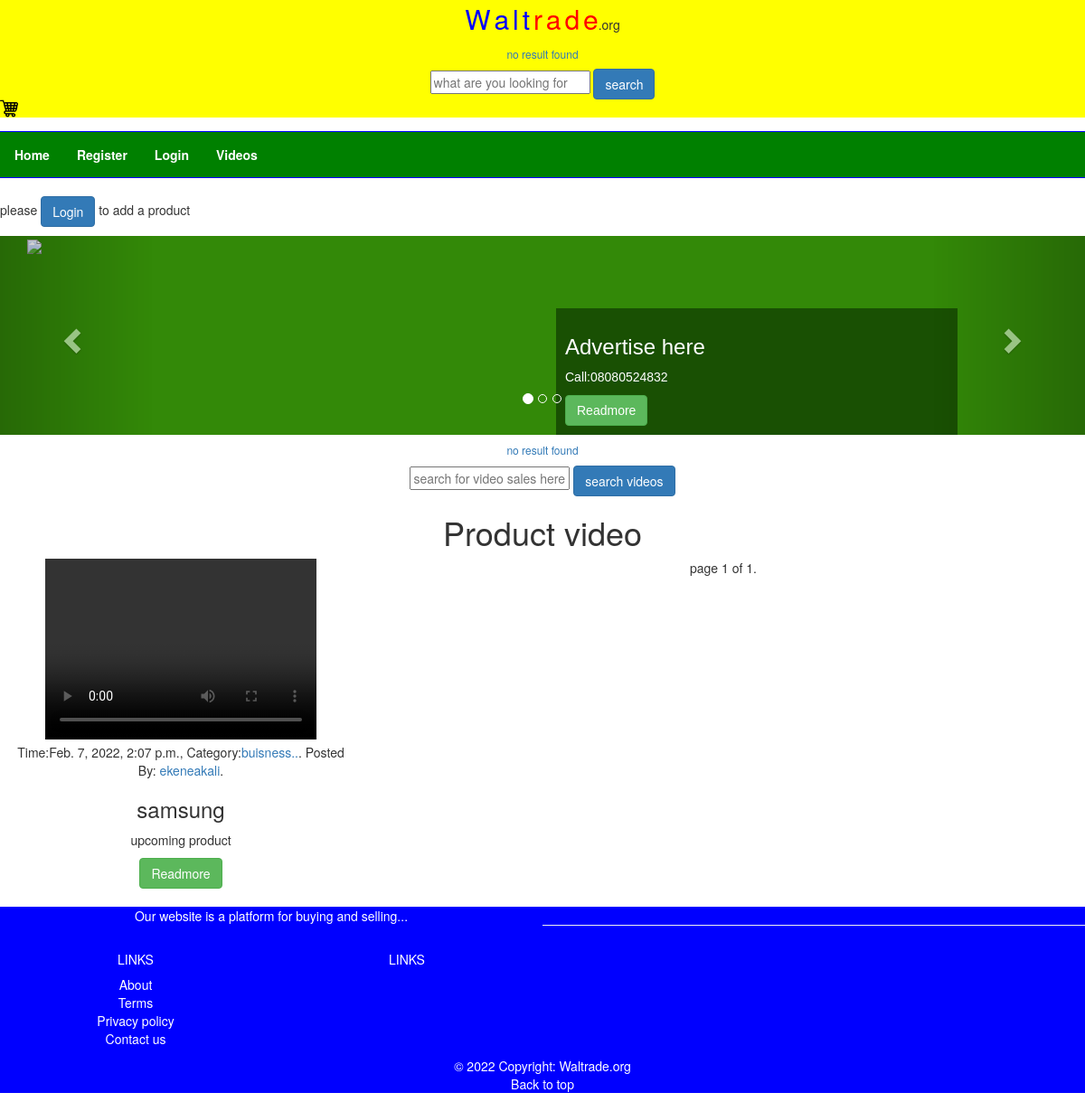
The app's page /web-project/view_video with its own data.
### frontend_app/models.py (models this page shows, shortened)
class Video(models.Model):
    pst_title = models.CharField(max_length=150, verbose_name='name of product')
    created_by = models.ForeignKey(User, on_delete=models.CASCADE, null=True, blank=True)
    video = models.FileField(upload_to='videos/', verbose_name='upload a video')
    category = models.ForeignKey(Category, on_delete=models.CASCADE)
    content = models.TextField(verbose_name='describe your product')
    created_at = models.DateTimeField(auto_now_add=True)
    updated_at = models.DateTimeField(auto_now=True)
    class Meta():
        verbose_name_plural = 'Video'

class Category(models.Model):
    cat_name = models.CharField(max_length=30, verbose_name='Category Name')
    cat_desc = models.TextField(blank=True, null=True, verbose_name='Description')
    created_at = models.DateTimeField(auto_now_add=True)
    updated_at = models.DateTimeField(auto_now=True)
    def __str__(self):
        return self.cat_name
    class Meta():
        verbose_name_plural = 'Category'

### frontend_app/views.py (the view)
# urls.py: path('view_video', views.view_video, name='view_video'),
def view_video(request):
    auto = Video.objects.all()
    page_num = request.GET.get('page', 1)
    paginator = Paginator(auto, 12)
    try:
        page_obj = paginator.page(page_num)
    except PageNotAnInteger:
        page_obj = paginator.page(1)
    except EmptyPage:
        page_obj = paginator.page(paginator.num_pages)
    return render(request, 'frontend/view-video.html', {'page_obj':page_obj})

### frontend_app/context_processors.py (called while the page is built)
def get_current_year_to_context(request):
    current_datetime = datetime.datetime.now()
    return {'current_year':current_datetime.year}

### templates/frontend/view-video.html (shortened to what this page needs)
{% extends 'frontend/base.html' %}
{% load static %}
{% block content %}
          <div class="row">
            <div id="myCarousel" class="carousel slide" data-ride="carousel">
             <ol class="carousel-indicators">
               <li data-target="#myCarousel" data-slide-to="0" class="active"></li>
               <li data-target="#myCarousel" data-slide-to="1"></li>
               <li data-target="#myCarousel" data-slide-to="2"></li>
             </ol>
             <div class="carousel-inner">
               <div class="item active" id="slide1">
                 <div class="container">
                   <div class="row">
                     <div class="col-md-6 col-sm-6">
                       <div class="img-slide">
                         <img src="{% static 'frontend/images/phone4.jpg' %}">
                       </div>
                     </div>
                    <div class="col-md-6 col-sm-6">
                       <div class="carousel-text">
                        <h3>Advertise here</h3>
                         <p>Call:08080524832</p>
                        <a href="#" class="btn btn-success">Readmore</a>
                      </div>
                    </div>
                   </div>
                 </div>
               </div>
             </div>
             <a class="left carousel-control" href="#myCarousel" data-slide="prev">
               <span class="glyphicon glyphicon-chevron-left"></span>
             </a>
             <a class="right carousel-control" href="#myCarousel" data-slide="next">
               <span class="glyphicon glyphicon-chevron-right"></span>
             </a>
           </div>
         </div>
        <center>
          {% include 'frontend/get-search.html' %}
          <h1>Product video</h1>
          <div class="touch container-fluid">
            <div class="row">
              {% if page_obj %}
                {% for x in page_obj %}
                <div class="col-sm-4">
                  <video src="{{x.video.url}}" width="300px" height="200px" controls></video>
                   <p>
                    Time:{{x.created_at}}, Category:<a href="sport.html">{{x.category}}..</a>.
                    Posted By: <a href="#">{{x.created_by}}</a>.
                  </p>
                   <h3>{{x.pst_title}}</h3>
                   <p>
                      {{x.content }}
                   </p>
                   <p><a href="{% url 'frontend:get_video' x.id %}" class="btn btn-success">Readmore</a></p>
                 </div>
                {% endfor %}
              {% endif %}
        <div>
              <span>
                page {{ page_obj.number }} of {{page_obj.paginator.num_pages}}.
              </span>
        </div>
    </div>
  </div>
        </center>
{% endblock %}

### static/frontend/css/style.css (style rules this page uses)
.carousel-inner { background-color: #338908; }
.carousel-text { background-color:rgba(9, 43, 0, 0.6); color:#fff; width:80%; padding:10px; margin-top:80px; font-family:'amaranthBold', sans-serif; }
.carousel-text h3 { font-family:'amaranthBold', sans-serif; }
.touch { margin-top: 10px; }

### records on screen
Video: created_at "Feb. 7, 2022, 2:07 p.m.", category "buisness", created_by "ekeneakali", pst_title "samsung", content "upcoming product"

### other values on screen
{{ page_obj.number }} "1"
{{ page_obj.paginator.num_pages }} "1"
